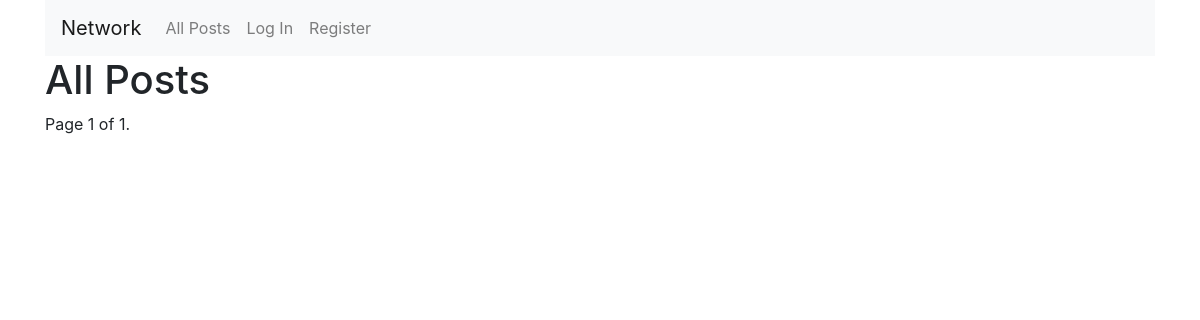
/, run on an earlier commit of the app's database.
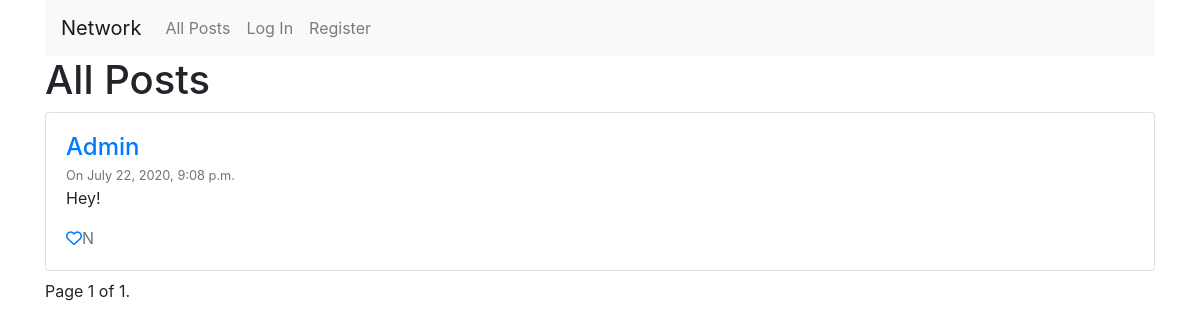
And on a later commit of the database.
### network/models.py (models this page shows, shortened)
class Npost(models.Model):
    author = models.ForeignKey(User, on_delete=models.CASCADE, related_name='author')
    post = models.CharField(max_length=280)
    timest = models.DateTimeField(auto_now_add=True)

class User(AbstractUser):
    pass

### network/views.py (the view)
# urls.py: path("", views.index, name="index"),
def index(request):
    if request.method == 'POST':
        post_text = request.POST['post_text']
        author = User.objects.get(username=request.user)
        new_post = Npost(author=author, post=post_text)
        new_post.save()
        return HttpResponseRedirect(reverse('index'))
    else:
        post_list = Npost.objects.all().order_by('-id')
        paginator = Paginator(post_list, 10)
        page_number = request.GET.get('page')
        page_obj = paginator.get_page(page_number)
        return render(request, "network/index.html", {'page_obj': page_obj})

### network/templates/network/index.html (shortened to what this page needs)
{% extends "network/layout.html" %}
{% block body %}
<h1>All Posts</h1>
{% for post in page_obj %}
<div class="card mt-2 mb-2">
  <div class="card-body">
    <h4 class="pb-0 mb-0 text-capitalize"><a href="{% url 'user' post.author %}">{{post.author}}</a></h4>
    <small class="card-subtitle mb-2 text-muted ">On {{post.timest}}</small>
    <p class="card-text">{{post.post}}</p>
    {% if user.is_authenticated %}
    <a href="" class="likebutton" data-postid ='{{post.id}}' data-liker='{{user}}' ><i class="far fa-heart"></i></a><span class="likesCount text-muted">N</span>
    {% else %}
    <a href="{% url 'login' %}" class="likebutton" data-postid ='{{post.id}}'  ><i class="far fa-heart"></i></a><span class="likesCount text-muted">N</span>
    {% endif %}
  </div>
</div>
{% endfor %}
<div class="pagination">
<span class="step-links">
    <span class="current">
        Page {{ page_obj.number }} of {{ page_obj.paginator.num_pages }}.
    </span>
</span>
</div>
{% endblock %}

What changed in the data, as far as the page shows it:
added Npost: author "Admin", timest "July 22, 2020, 9:08 p.m.", post "Hey!"
